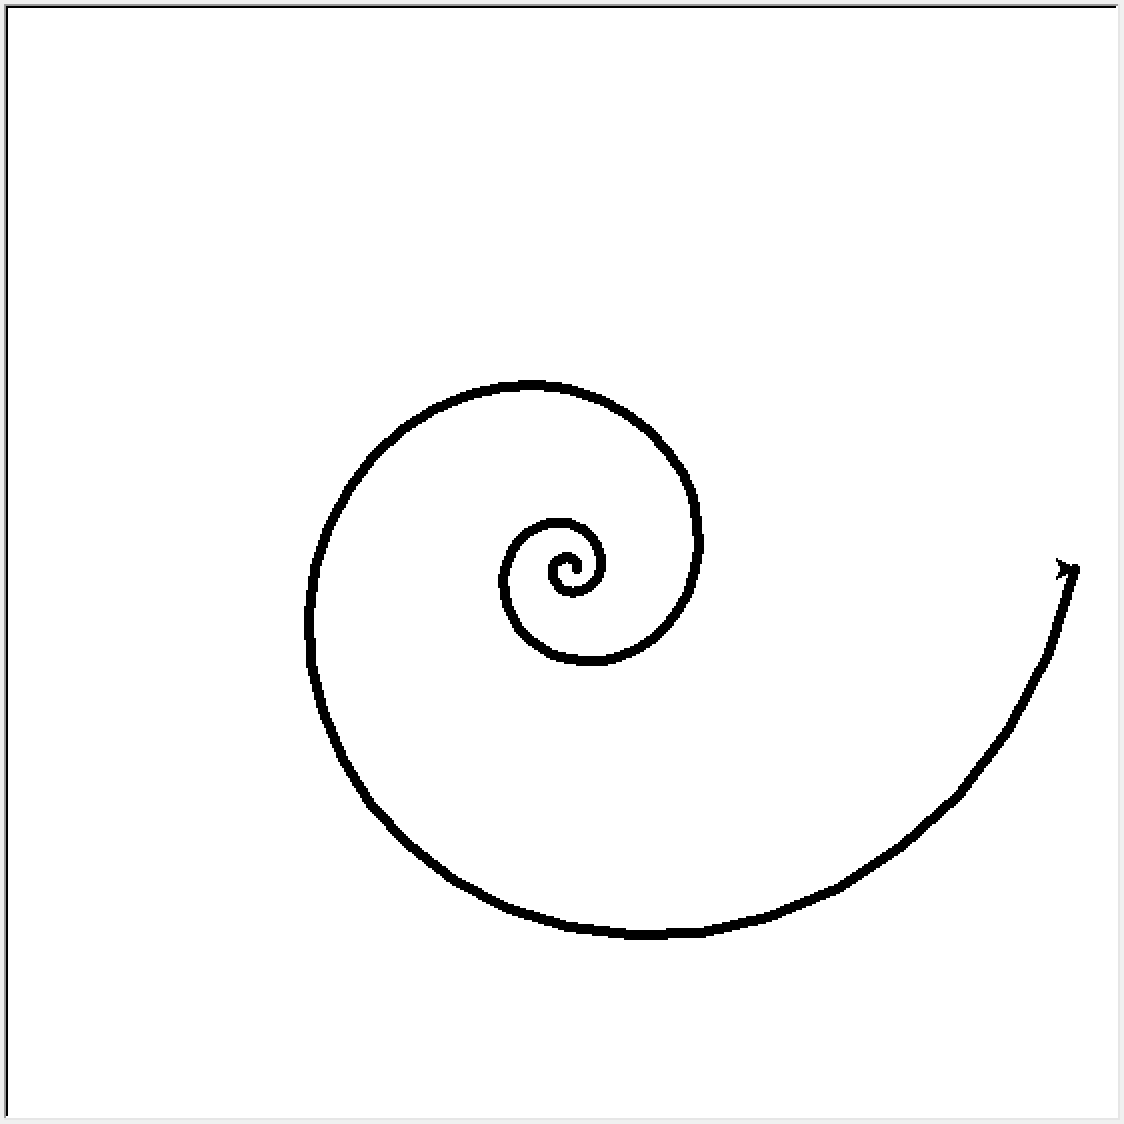

The Python source for this figure:
"""
Author: Yuqing Huang, huan1783@purdue.edu
Assignment: 06.4 - Log Spiral
Date: 10/03/2022

Description:
    Draw the logarithmic spiral.

Contributors:
    Name, login@purdue.edu [repeat for each]

My contributor(s) helped me:
    [ ] understand the assignment expectations without
        telling me how they will approach it.
    [ ] understand different ways to think about a solution
        without helping me plan my solution.
    [ ] think through the meaning of a specific error or
        bug present in my code without looking at my code.
    Note that if you helped somebody else with their code, you
    have to list that person as a contributor.

Academic Integrity Statement:
    I have not used source code obtained from any unauthorized
    source, either modified or unmodified; nor have I provided
    another student access to my code.  The project I am
    submitting is my own original work.
"""

"""Import additional modules below this line (starting with unit 6)."""
from turtle import *
from math import *

"""Write new functions below this line (starting with unit 4)."""


def start():
    """This function initializes the window and the turtle.
    Do not modify this function or any of the properties it sets.
    """
    setup(564, 564)
    width(5)


def main():
    # define some values first, then use loop to draw along pixels
    # notice that the initial area start directly
    # not pendown until get to the first point, rather than (0,0)
    a = 4;
    b = 0.22;
    space = 10
    penup();
    goto(0,0);
    setheading(0);
    for i in range(0, 3 * 360 + 1, space):
        theta = radians(i);
        x = a * exp(b * theta) * cos(theta);
        y = a * exp(b * theta) * sin(theta);
        goto(x, y);
        pendown();


"""Do not change anything below this line."""
if __name__ == "__main__":
    start()
    main()
    done()
